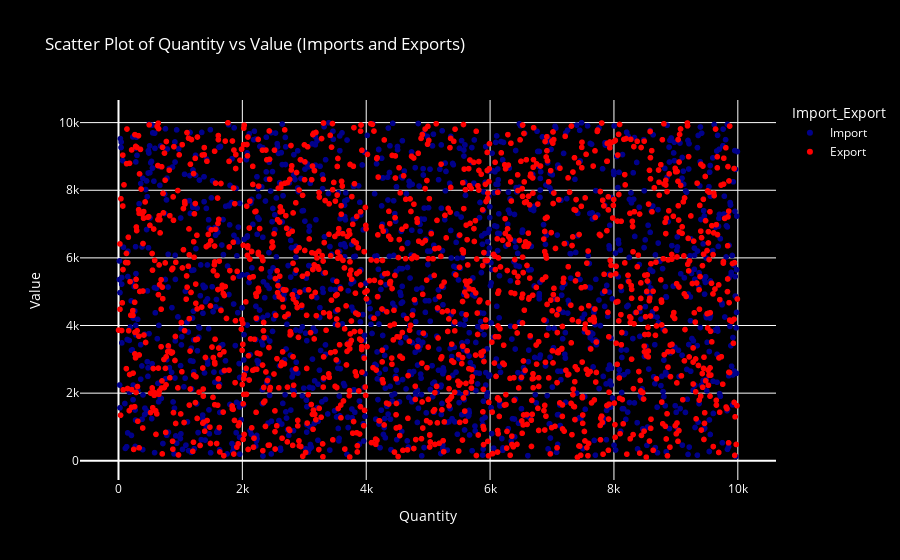

Notebook code for this chart:
### Code cell
# Scatter Plot of Quantity vs Value (Imports and Exports)

# Create a scatter plot using Plotly
fig = px.scatter(df_uq, x='Quantity', y='Value', color='Import_Export', 
                 title='Scatter Plot of Quantity vs Value (Imports and Exports)',
                 color_discrete_map={'Import': 'darkblue', 'Export': 'red'}) 

# Update layout with black background, white font, black gridlines
fig.update_layout(
    paper_bgcolor="black", 
    plot_bgcolor="black",  # Set plot background to black
    font_color="white", 
    legend_font_color="white", 
    title_font_color="white",
    xaxis=dict(gridcolor='white'),
    yaxis=dict(gridcolor='white'),   
)

# Display the plot
fig.show()

### Figure 1 — Plotly figure (JSON) as saved in the notebook; plotly's stock layout.template omitted (floating-point values rounded to 4 significant figures; data arrays with more than 128 entries replaced by an {"elided": "..."} marker saying what was removed)
{"data": [{"hovertemplate": "Import_Export=Import<br>Quantity=%{x}<br>Value=%{y}<extra></extra>", "legendgroup": "Import", "marker": {"color": "darkblue", "symbol": "circle"}, "mode": "markers", "name": "Import", "showlegend": true, "type": "scattergl", "x": {"elided": "1459 int values"}, "xaxis": "x", "y": {"elided": "1459 float values"}, "yaxis": "y"}, {"hovertemplate": "Import_Export=Export<br>Quantity=%{x}<br>Value=%{y}<extra></extra>", "legendgroup": "Export", "marker": {"color": "red", "symbol": "circle"}, "mode": "markers", "name": "Export", "showlegend": true, "type": "scattergl", "x": {"elided": "1542 int values"}, "xaxis": "x", "y": {"elided": "1542 float values"}, "yaxis": "y"}], "layout": {"autosize": true, "font": {"color": "white"}, "legend": {"font": {"color": "white"}, "title": {"text": "Import_Export"}, "tracegroupgap": 0}, "paper_bgcolor": "black", "plot_bgcolor": "black", "title": {"font": {"color": "white"}, "text": "Scatter Plot of Quantity vs Value (Imports and Exports)"}, "xaxis": {"anchor": "y", "autorange": true, "domain": [0, 1], "gridcolor": "white", "range": [-607.9, 10600.0], "title": {"text": "Quantity"}, "type": "linear"}, "yaxis": {"anchor": "x", "autorange": true, "domain": [0, 1], "gridcolor": "white", "range": [-711.8, 10810.0], "title": {"text": "Value"}, "type": "linear"}}}
